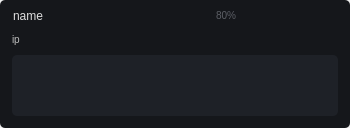
<?xml version="1.0" encoding="UTF-8"?>
<ui version="4.0">
 <class>tileDiagnosticsUGV</class>
 <widget class="QWidget" name="tileDiagnosticsUGV">
  <property name="geometry">
   <rect>
    <x>0</x>
    <y>0</y>
    <width>350</width>
    <height>128</height>
   </rect>
  </property>
  <property name="minimumSize">
   <size>
    <width>350</width>
    <height>128</height>
   </size>
  </property>
  <property name="maximumSize">
   <size>
    <width>350</width>
    <height>128</height>
   </size>
  </property>
  <property name="windowTitle">
   <string>Form</string>
  </property>
  <property name="styleSheet">
   <string notr="true">QWidget QFrame {
background-color: rgb(21, 23, 27);
border-radius: 5px;
color: rgb(221, 221, 221);
}
#ssh_icon {
background-image: url(:/icons/images/icons2/ssh_na.png);
background-repeat: no-repeat;
background-position: center;
border: none;
}

#network_icon {
background-image: url(:/icons/images/icons2/network_na.png);
background-repeat: no-repeat;
background-position: center;
}
#ip_text {
color: rgb(191, 191, 191) !important;
font-size: 10px !important;
}
#nodes {
background-color: rgb(30, 33, 39);
}
#nodes QFrame {
background-color: transparent;
font-size: 10px;
}
#battery_icon {
background-image: url(:/icons/images/icons2/battery_na.png);
background-repeat: no-repeat;
background-position: center;
}
#battery_text {
color: rgb(92, 95, 102) !important;
font-size: 10px !important;
}</string>
  </property>
  <layout class="QVBoxLayout" name="verticalLayout">
   <property name="spacing">
    <number>0</number>
   </property>
   <property name="leftMargin">
    <number>0</number>
   </property>
   <property name="topMargin">
    <number>0</number>
   </property>
   <property name="rightMargin">
    <number>0</number>
   </property>
   <property name="bottomMargin">
    <number>0</number>
   </property>
   <item>
    <widget class="QFrame" name="frame">
     <property name="frameShape">
      <enum>QFrame::StyledPanel</enum>
     </property>
     <property name="frameShadow">
      <enum>QFrame::Raised</enum>
     </property>
     <layout class="QVBoxLayout" name="verticalLayout_2">
      <property name="spacing">
       <number>0</number>
      </property>
      <property name="leftMargin">
       <number>12</number>
      </property>
      <property name="topMargin">
       <number>9</number>
      </property>
      <property name="rightMargin">
       <number>12</number>
      </property>
      <property name="bottomMargin">
       <number>12</number>
      </property>
      <item>
       <widget class="QFrame" name="horizontalFrame">
        <property name="minimumSize">
         <size>
          <width>0</width>
          <height>24</height>
         </size>
        </property>
        <property name="maximumSize">
         <size>
          <width>16777215</width>
          <height>24</height>
         </size>
        </property>
        <layout class="QHBoxLayout" name="horizontalLayout">
         <property name="spacing">
          <number>9</number>
         </property>
         <property name="sizeConstraint">
          <enum>QLayout::SetNoConstraint</enum>
         </property>
         <property name="leftMargin">
          <number>1</number>
         </property>
         <property name="topMargin">
          <number>0</number>
         </property>
         <property name="rightMargin">
          <number>1</number>
         </property>
         <property name="bottomMargin">
          <number>0</number>
         </property>
         <item alignment="Qt::AlignTop">
          <widget class="QLabel" name="name_text">
           <property name="minimumSize">
            <size>
             <width>0</width>
             <height>0</height>
            </size>
           </property>
           <property name="maximumSize">
            <size>
             <width>16777215</width>
             <height>32</height>
            </size>
           </property>
           <property name="text">
            <string>name</string>
           </property>
          </widget>
         </item>
         <item alignment="Qt::AlignRight|Qt::AlignTop">
          <widget class="QLabel" name="battery_text">
           <property name="sizePolicy">
            <sizepolicy hsizetype="Minimum" vsizetype="Minimum">
             <horstretch>0</horstretch>
             <verstretch>0</verstretch>
            </sizepolicy>
           </property>
           <property name="minimumSize">
            <size>
             <width>38</width>
             <height>0</height>
            </size>
           </property>
           <property name="maximumSize">
            <size>
             <width>38</width>
             <height>16777215</height>
            </size>
           </property>
           <property name="text">
            <string>80%</string>
           </property>
          </widget>
         </item>
         <item alignment="Qt::AlignTop">
          <widget class="QFrame" name="battery_icon">
           <property name="minimumSize">
            <size>
             <width>24</width>
             <height>16</height>
            </size>
           </property>
           <property name="maximumSize">
            <size>
             <width>24</width>
             <height>24</height>
            </size>
           </property>
           <property name="frameShape">
            <enum>QFrame::StyledPanel</enum>
           </property>
           <property name="frameShadow">
            <enum>QFrame::Raised</enum>
           </property>
          </widget>
         </item>
         <item alignment="Qt::AlignTop">
          <widget class="QPushButton" name="ssh_icon">
           <property name="minimumSize">
            <size>
             <width>16</width>
             <height>16</height>
            </size>
           </property>
           <property name="maximumSize">
            <size>
             <width>16</width>
             <height>16</height>
            </size>
           </property>
           <property name="cursor">
            <cursorShape>PointingHandCursor</cursorShape>
           </property>
           <property name="text">
            <string/>
           </property>
          </widget>
         </item>
         <item alignment="Qt::AlignTop">
          <widget class="QFrame" name="network_icon">
           <property name="minimumSize">
            <size>
             <width>0</width>
             <height>16</height>
            </size>
           </property>
           <property name="maximumSize">
            <size>
             <width>16</width>
             <height>24</height>
            </size>
           </property>
           <property name="frameShape">
            <enum>QFrame::StyledPanel</enum>
           </property>
           <property name="frameShadow">
            <enum>QFrame::Raised</enum>
           </property>
          </widget>
         </item>
        </layout>
       </widget>
      </item>
      <item>
       <widget class="QFrame" name="verticalFrame">
        <property name="sizePolicy">
         <sizepolicy hsizetype="Preferred" vsizetype="Expanding">
          <horstretch>0</horstretch>
          <verstretch>0</verstretch>
         </sizepolicy>
        </property>
        <layout class="QVBoxLayout" name="verticalLayout_3">
         <property name="spacing">
          <number>9</number>
         </property>
         <property name="leftMargin">
          <number>0</number>
         </property>
         <property name="topMargin">
          <number>0</number>
         </property>
         <property name="rightMargin">
          <number>0</number>
         </property>
         <property name="bottomMargin">
          <number>0</number>
         </property>
         <item>
          <widget class="QFrame" name="frame_2">
           <property name="frameShape">
            <enum>QFrame::StyledPanel</enum>
           </property>
           <property name="frameShadow">
            <enum>QFrame::Raised</enum>
           </property>
           <layout class="QHBoxLayout" name="horizontalLayout_2">
            <property name="leftMargin">
             <number>0</number>
            </property>
            <property name="topMargin">
             <number>0</number>
            </property>
            <property name="rightMargin">
             <number>0</number>
            </property>
            <property name="bottomMargin">
             <number>0</number>
            </property>
            <item alignment="Qt::AlignVCenter">
             <widget class="QLabel" name="ip_text">
              <property name="sizePolicy">
               <sizepolicy hsizetype="Expanding" vsizetype="Preferred">
                <horstretch>0</horstretch>
                <verstretch>0</verstretch>
               </sizepolicy>
              </property>
              <property name="minimumSize">
               <size>
                <width>0</width>
                <height>0</height>
               </size>
              </property>
              <property name="font">
               <font>
                <pointsize>-1</pointsize>
               </font>
              </property>
              <property name="text">
               <string>ip</string>
              </property>
             </widget>
            </item>
           </layout>
          </widget>
         </item>
         <item>
          <widget class="QFrame" name="nodes">
           <property name="sizePolicy">
            <sizepolicy hsizetype="Expanding" vsizetype="Expanding">
             <horstretch>0</horstretch>
             <verstretch>0</verstretch>
            </sizepolicy>
           </property>
           <property name="styleSheet">
            <string notr="true"/>
           </property>
           <property name="frameShape">
            <enum>QFrame::StyledPanel</enum>
           </property>
           <property name="frameShadow">
            <enum>QFrame::Raised</enum>
           </property>
           <layout class="QGridLayout" name="gridLayout">
            <property name="leftMargin">
             <number>0</number>
            </property>
            <property name="topMargin">
             <number>0</number>
            </property>
            <property name="rightMargin">
             <number>0</number>
            </property>
            <property name="bottomMargin">
             <number>0</number>
            </property>
            <property name="horizontalSpacing">
             <number>6</number>
            </property>
            <property name="verticalSpacing">
             <number>0</number>
            </property>
            <item row="0" column="0">
             <layout class="QGridLayout" name="nodesLayout"/>
            </item>
           </layout>
          </widget>
         </item>
        </layout>
       </widget>
      </item>
     </layout>
    </widget>
   </item>
  </layout>
 </widget>
 <resources/>
 <connections/>
</ui>
